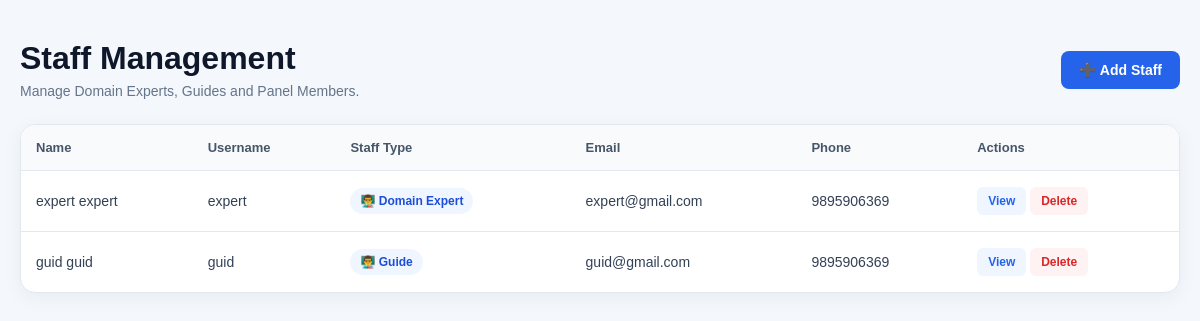
/coordinator/staff/ (signed in), run on the app's committed database.
### accounts/models.py (models this page shows, shortened)
class User(AbstractUser):
    ROLE_CHOICES = [
        ("STUDENT", "Student"),
        ("COORDINATOR", "Coordinator"),
        ("EXPERT", "Domain Expert"),
        ("GUIDE", "Guide"),
        ("PANEL", "Panel Member"),
    ]
    role = models.CharField(
        max_length=20,
        choices=ROLE_CHOICES,
        default="STUDENT"
    )
    phone = models.CharField(
        max_length=15,
        blank=True,
        null=True
    )
    roll_number = models.CharField(
        max_length=50,
        blank=True,
        null=True
    )
    department = models.CharField(
        max_length=100,
        blank=True,
        null=True
    )
    semester = models.CharField(
        max_length=20,
        blank=True,
        null=True
    )
    batch = models.CharField(
        max_length=20,
        blank=True,
        null=True
    )

### coordinator/views.py (the view, shortened to what this page needs)
    @login_required
    def wrapper(request, *args, **kwargs):
        if request.user.is_superuser:
            return view_func(request, *args, **kwargs)

### coordinator/views.py (called while the page is built, shortened)
def coordinator_required(view_func):
    @login_required
    def wrapper(request, *args, **kwargs):
        if request.user.is_superuser:
            return view_func(request, *args, **kwargs)
    return wrapper

@coordinator_required
def staff(request):
    staff_list = User.objects.filter(
        role__in=[
            "EXPERT",
            "GUIDE",
            "PANEL"
        ]
    ).order_by(
        "role",
        "first_name",
        "last_name",
        "username"
    )
    return render(
        request,
        "coordinator/staff.html",
        {
            "staff": staff_list
        }
    )

### templates/coordinator/staff.html (shortened to what this page needs)
{% extends "base.html" %}
{% block content %}
<div class="staff-list-container">
    <div class="page-header">
        <div>
            <h1>
                Staff Management
            </h1>
            <p>
                Manage Domain Experts, Guides and Panel Members.
            </p>
        </div>
        <a
            href="{% url 'coordinator:add_staff' %}"
            class="add-button"
        >
            ➕ Add Staff
        </a>
    </div>
    <div class="table-card">
        {% if staff %}
        <table class="staff-table">
            <thead>
                <tr>
                    <th>
                        Name
                    </th>
                    <th>
                        Username
                    </th>
                    <th>
                        Staff Type
                    </th>
                    <th>
                        Email
                    </th>
                    <th>
                        Phone
                    </th>
                    <th>
                        Actions
                    </th>
                </tr>
            </thead>
            <tbody>
                {% for member in staff %}
                <tr>
                    <td>
                        {{ member.get_full_name|default:member.username }}
                    </td>
                    <td>
                        {{ member.username }}
                    </td>
                    <td>
                        {% if member.role == "EXPERT" %}
                            <span class="role-badge">
                                👨‍🏫 Domain Expert
                            </span>
                        {% elif member.role == "GUIDE" %}
                            <span class="role-badge">
                                👨‍🏫 Guide
                            </span>
                        {% elif member.role == "PANEL" %}
                            <span class="role-badge">
                                👥 Panel Member
                            </span>
                        {% endif %}
                    </td>
                    <td>
                        {{ member.email|default:"-" }}
                    </td>
                    <td>
                        {{ member.phone|default:"-" }}
                    </td>
                    <td>
                        <a
                            href="{% url 'coordinator:staff_detail' member.id %}"
                            class="action-button view-button"
                        >
                            View
                        </a>
                        <form
                            method="POST"
                            action="{% url 'coordinator:delete_staff' member.id %}"
                            style="display:inline;"
                        >
                            <button
                                type="submit"
                                class="action-button delete-button"
                                onclick="return confirm('Are you sure you want to delete this staff account?');"
                            >
                                Delete
                            </button>
                        </form>
                    </td>
                </tr>
                {% endfor %}
            </tbody>
        </table>
        {% endif %}
    </div>
</div>
{% endblock %}

### static/css/style.css (style rules this page uses)
body { margin: 0; font-family: Arial, Helvetica, sans-serif; background: #f4f7fb; color: #1f2937; }
a { text-decoration: none; }

### templates/coordinator/staff.html (style rules this page uses)
.staff-list-container { max-width: 1200px; margin: 40px auto; padding: 0 20px; }
.page-header { display: flex; justify-content: space-between; align-items: center; margin-bottom: 25px; }
.page-header h1 { margin: 0 0 6px; color: #0f172a; }
.page-header p { margin: 0; color: #64748b; font-size: 14px; }
.add-button { background: #2563eb; color: white; padding: 11px 18px; text-decoration: none; border-radius: 8px; font-weight: 600; font-size: 14px; }
.table-card { background: white; border: 1px solid #e2e8f0; border-radius: 15px; overflow-x: auto; box-shadow: 0 5px 20px rgba(15, 23, 42, 0.05); }
.staff-table { width: 100%; border-collapse: collapse; }
.staff-table th { background: #f8fafc; padding: 15px; text-align: left; font-size: 13px; color: #475569; border-bottom: 1px solid #e2e8f0; }
.staff-table td { padding: 16px 15px; border-bottom: 1px solid #e2e8f0; font-size: 14px; color: #334155; }
.staff-table tr:last-child td { border-bottom: none; }
.role-badge { display: inline-block; padding: 6px 10px; border-radius: 20px; background: #eff6ff; color: #1d4ed8; font-size: 12px; font-weight: 700; }
.action-button { display: inline-block; padding: 7px 11px; border-radius: 6px; text-decoration: none; font-size: 12px; font-weight: 600; }
.view-button { background: #eff6ff; color: #2563eb; }
.delete-button { background: #fef2f2; color: #dc2626; border: none; cursor: pointer; }

### data on the page
User: get_full_name "expert expert", username "expert", role "👨‍🏫 Domain Expert", email "expert@gmail.com", phone "9895906369"
User: get_full_name "guid guid", username "guid", role "👨‍🏫 Guide", email "guid@gmail.com", phone "9895906369"
